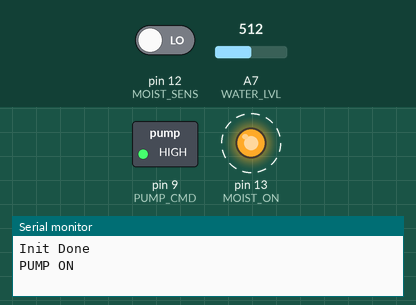
Recording of a sketch running on a simulated Arduino Nano, built with avr-gcc and run on an emulated ATmega328P. Parts: switched loads named in the sketch (green lamp = pin HIGH), output pins drawn as LEDs (lit = HIGH), the last lines printed to the serial monitor. Dashed ring = blinking. The test bench sets the inputs (shaded band); at power-on: A7 (WATER_LVL) = 512, pin 12 (MOIST_SENS) LOW.

Above: at 2.3 s.
2.4 s: A7 (WATER_LVL) set to 75
5.9 s: A7 (WATER_LVL) set to 66
At 7.3 s:
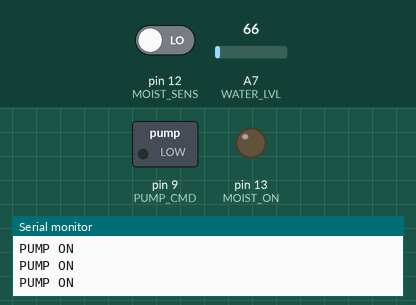
8.5 s: A7 (WATER_LVL) set to 122
At 13.4 s:
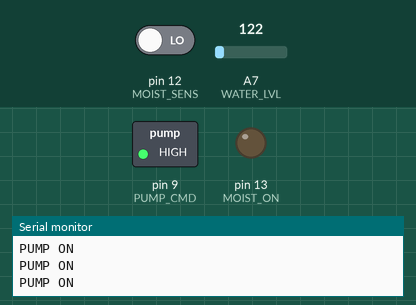
13.6 s: A7 (WATER_LVL) set to 0
At 15.8 s:
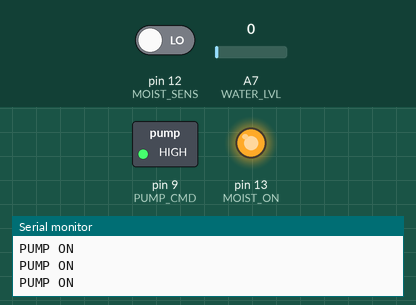
Timing chart, 0 to 17.5 s (numbered marks = the images above; inputs shaded):
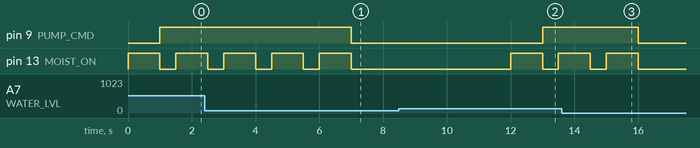

The sketch:

WtaeringWatering2.02.ino
```cpp
#define WATER_LVL A7
#define MOIST_SENS 12
#define MOIST_ON 13
#define PUMP_CMD 9

#define PUMPON true
#define PUMPOFF false

int waterLvl = 0;
int moistValue = 0;
bool pumpState = PUMPOFF;

void setup()
{
  // Begin Serial Com with EPS8266
  Serial.begin(9600);

  pinMode(MOIST_ON,OUTPUT);
  pinMode(MOIST_SENS,INPUT);
  pinMode(WATER_LVL,INPUT);
  pinMode(PUMP_CMD,OUTPUT);

  Serial.println("Init Done");

}
int value;
int freq=10000;
void loop()
{
     waterLvl = analogRead(WATER_LVL); //Read data from analog pin and store it to value variable
     waterLvl= map(waterLvl, 0, 650, 0,100);

     digitalWrite(MOIST_ON,HIGH);
     delay(500);
     moistValue = digitalRead(MOIST_SENS);
     delay(500);
     digitalWrite(MOIST_ON,LOW);

   if(waterLvl > 10 && !moistValue)
   {
    digitalWrite(PUMP_CMD,HIGH);
    Serial.println("PUMP ON");
    freq=500;
   }
   else
   {
    digitalWrite(PUMP_CMD,LOW);
    freq=5000;
   }

  delay(freq); // Check for new value every 5 sec
}
```

Measured:
- the behaviour switches between 72 and 71 on A7 (WATER_LVL) (found by bisection; images 0 and 1)
- after the input at 5.9 s, pin 9 (PUMP_CMD): HIGH → LOW after 1.1 s; pin 13 (MOIST_ON): goes on until 7.0 s, then stays LOW
- after the input at 8.5 s, pin 9 (PUMP_CMD): LOW → HIGH after 4.5 s
- after the input at 13.6 s, pin 9 (PUMP_CMD): HIGH → LOW after 2.4 s; pin 13 (MOIST_ON): goes on until 16.0 s, then stays LOW
- by itself, pin 13 (MOIST_ON): alternates HIGH for 1.0 s and LOW for 0.50 s
